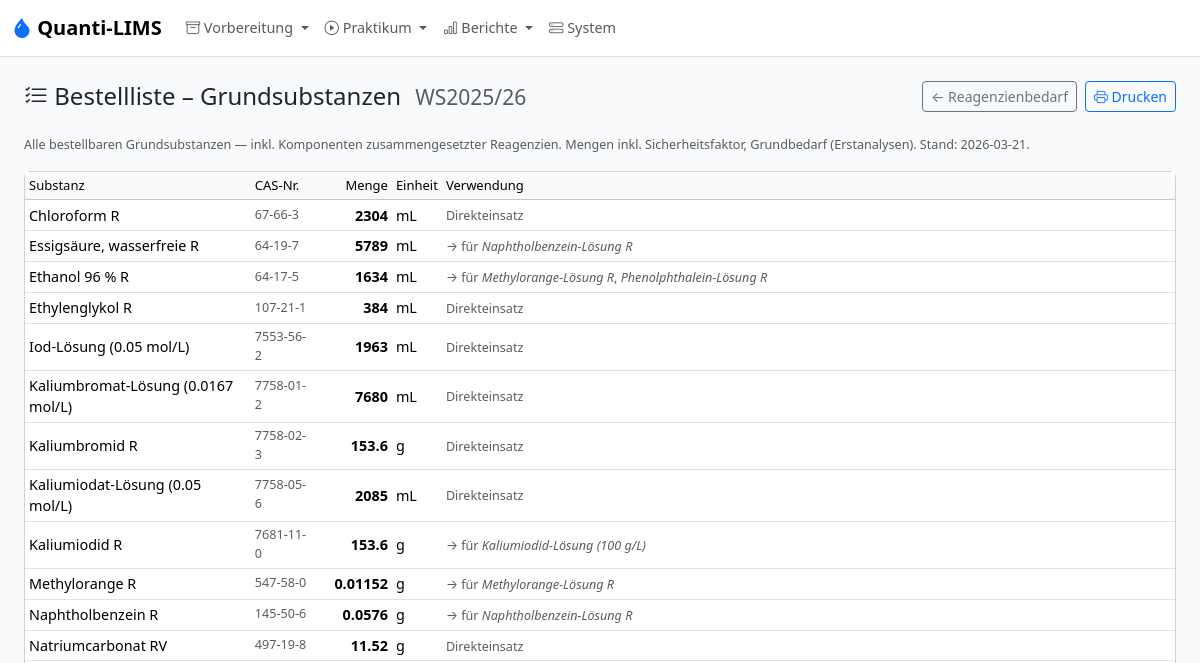
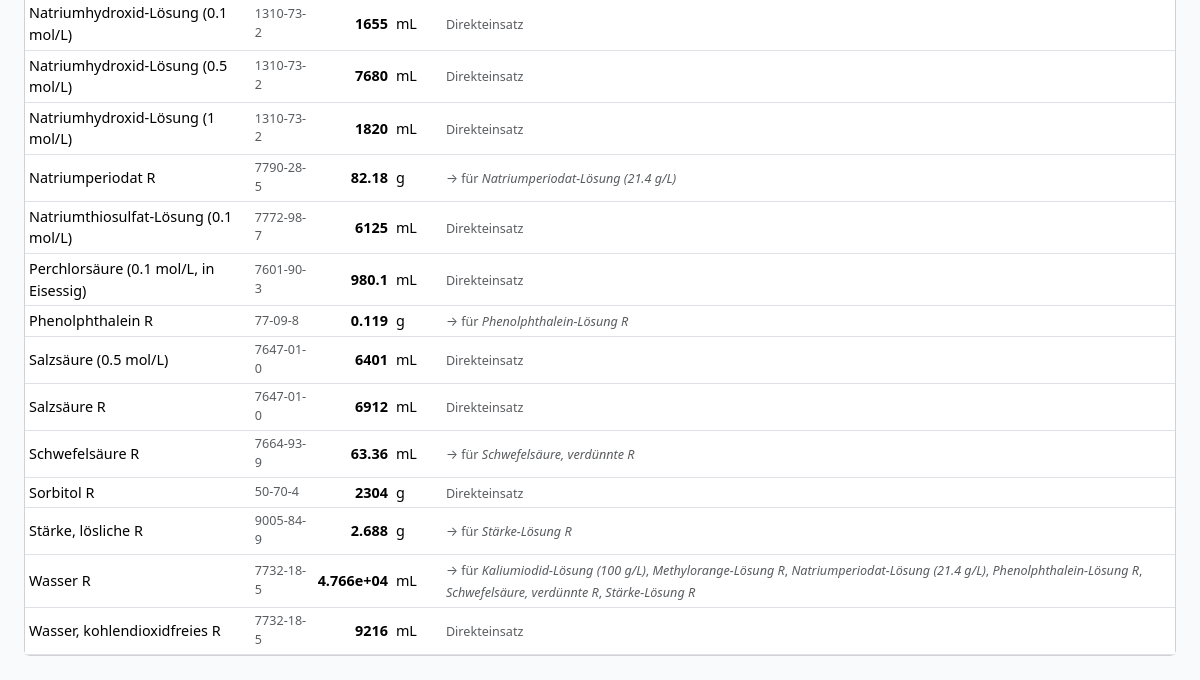
The app's page /reports/reagents/order-list, older data (2 pictures, top to bottom).
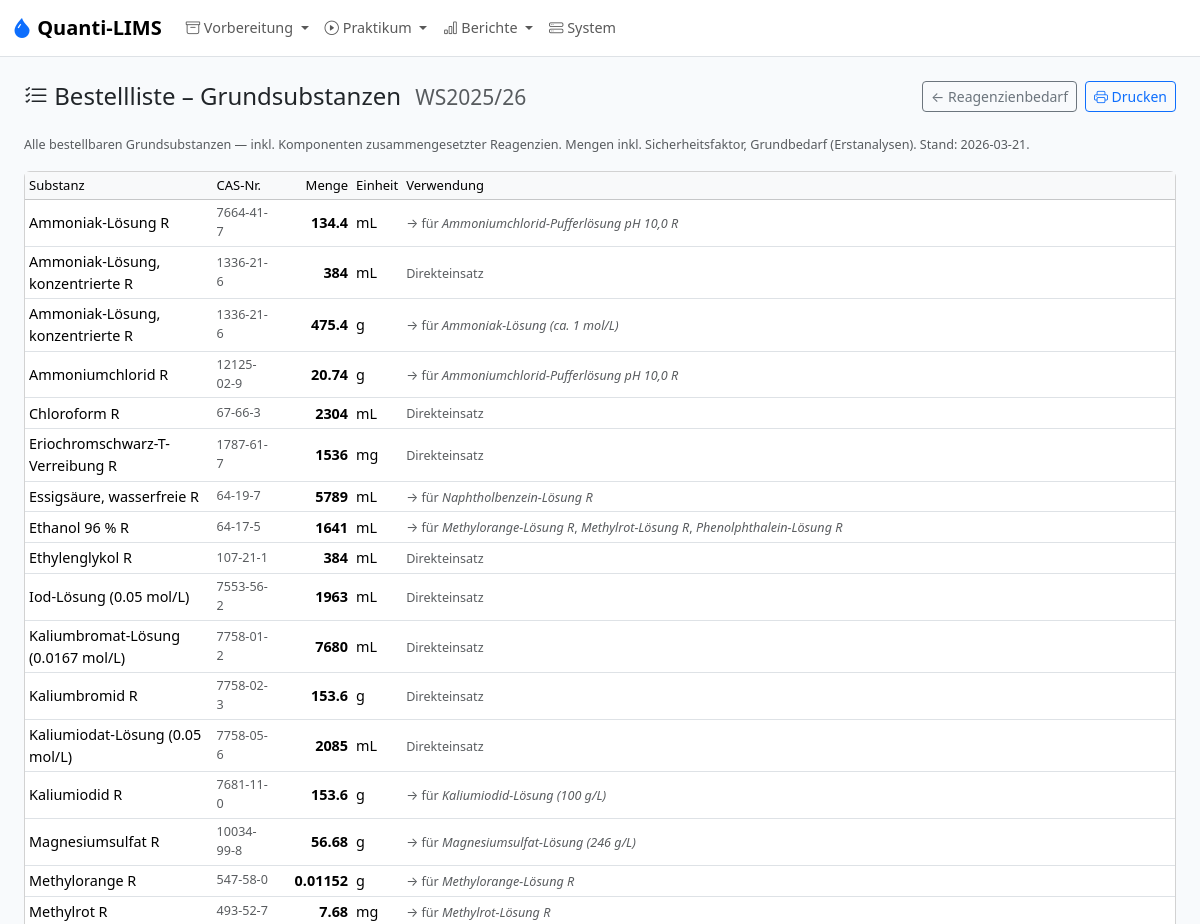
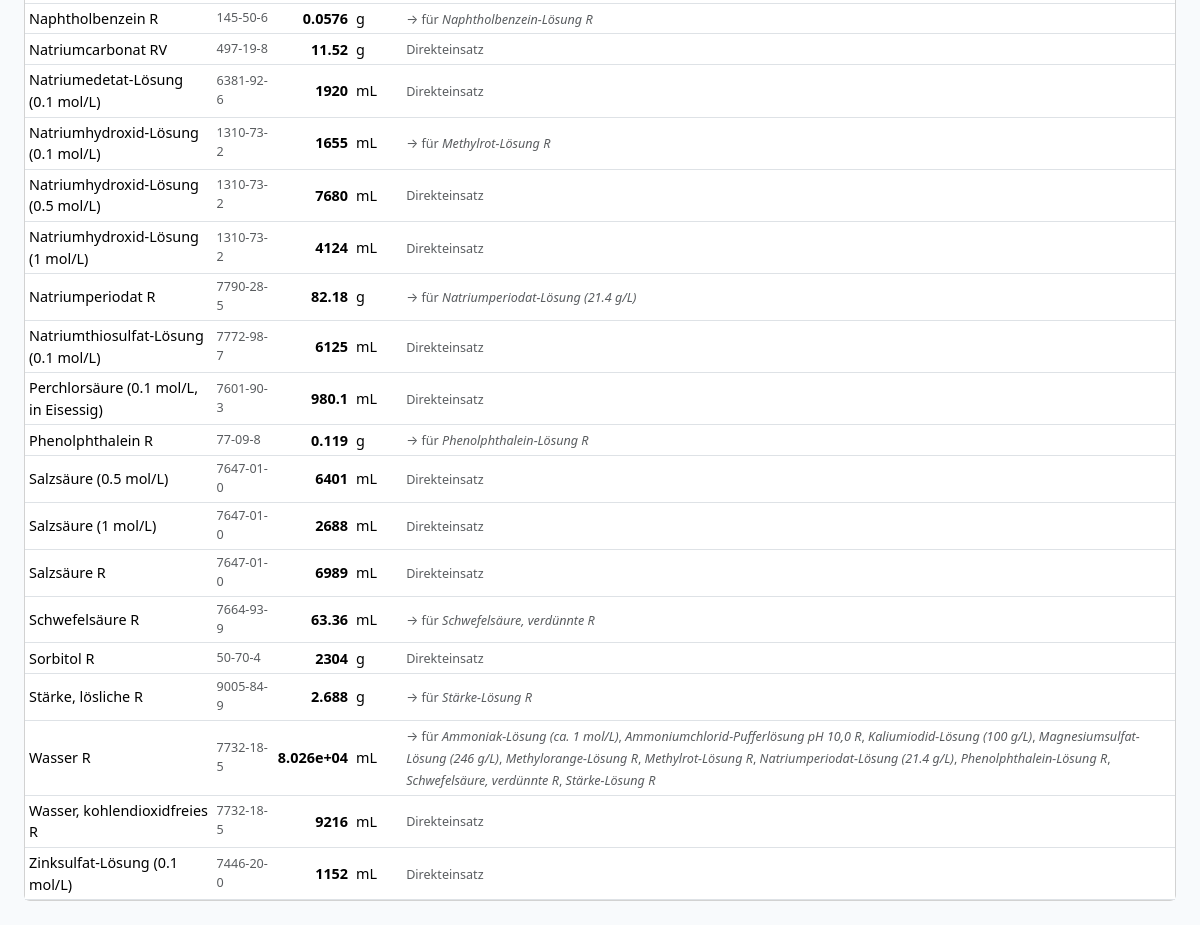
The same page, newer data (2 pictures, top to bottom).
### models.py (models this page shows)
class Reagent(db.Model):
    __tablename__ = "reagent"
    id = db.Column(db.Integer, primary_key=True)
    name = db.Column(db.String(200), unique=True, nullable=False)
    abbreviation = db.Column(db.String(50))
    is_composite = db.Column(db.Boolean, nullable=False, default=False)
    is_primary_standard = db.Column(db.Boolean, nullable=False, default=False)
    formula = db.Column(db.String(100))
    molar_mass_gmol = db.Column(db.Float)
    e_ab_g = db.Column(db.Float)
    base_unit = db.Column(UNIT_ENUM, nullable=False, default="mL")
    cas_number = db.Column(db.String(30))
    density_g_ml = db.Column(db.Float)
    hazard_symbols = db.Column(db.String(100))
    storage_info = db.Column(db.String(200))
    notes = db.Column(db.Text)
    position = db.Column(db.Integer, nullable=False, default=0)
    components = db.relationship(
        "ReagentComponent",
        foreign_keys="ReagentComponent.parent_reagent_id",
        back_populates="parent",
    )
    method_usages = db.relationship("MethodReagent", back_populates="reagent")
    primary_standard_methods = db.relationship("Method", back_populates="primary_standard")

### app.py (the view)
    @app.route("/reports/reagents/order-list")
    def reports_order_list():
        sem = active_semester()
        if not sem:
            return render_template("reports/order_list.html", semester=None, items=[], generated=None)
        from collections import defaultdict
        from datetime import date as _date
        aggregated: dict[tuple, dict] = defaultdict(lambda: {"name": "", "cas": "", "total": 0.0, "unit": "", "for_reagents": set()})
        batches = SampleBatch.query.filter_by(semester_id=sem.id).all()
        for batch in batches:
            analysis = batch.analysis
            method = analysis.method
            if not method:
                continue
            k = analysis.k_determinations or 1
            b = method.b_blind_determinations if method.blind_required else 0
            n = sum(1 for s in batch.samples if not s.is_buffer)
            safety = getattr(batch, "safety_factor", 1.2) or 1.2
            for mr in method.reagent_usages:
                total_amount = n * (k * mr.amount_per_determination + b * mr.amount_per_blind) * safety
                reagent = mr.reagent
                if not reagent:
                    continue
                if not reagent.is_composite:
                    unit_label = canonical_unit_label(mr.amount_unit)
                    entry = aggregated[(reagent.id, unit_label)]
                    entry["name"] = reagent.name
                    entry["cas"] = reagent.cas_number or "–"
                    entry["total"] += total_amount
                    entry["unit"] = unit_label
                    entry["for_reagents"].add(None)  # used directly
                else:
                    for comp in reagent.components:
                        if not comp.child or not comp.per_parent_volume_ml or comp.per_parent_volume_ml <= 0:
                            continue
                        comp_total = total_amount / comp.per_parent_volume_ml * comp.quantity
                        unit_label = canonical_unit_label(comp.quantity_unit)
                        entry = aggregated[(comp.child_reagent_id, unit_label)]
                        entry["name"] = comp.child.name
                        entry["cas"] = comp.child.cas_number or "–"
                        entry["total"] += comp_total
                        entry["unit"] = unit_label
                        entry["for_reagents"].add(reagent.name)
        items = []
        for _key, data in aggregated.items():
            items.append({
                "name": data["name"],
                "cas": data["cas"],
                "total": data["total"],
                "unit": data["unit"],
                "for_reagents": sorted(r for r in data["for_reagents"] if r),
            })
        items.sort(key=lambda x: x["name"])
        return render_template("reports/order_list.html", semester=sem, items=items,
                               generated=_date.today().isoformat())

### models.py (called while the page is built)
def normalize_unit(unit: str | None) -> str | None:
    if unit is None:
        return None
    compact = unit.strip()
    if not compact:
        return None
    return UNIT_CANONICAL_MAP.get(compact.lower(), compact if compact in UNIT_CODES else None)

def canonical_unit_label(unit: str | None) -> str:
    normalized = normalize_unit(unit)
    if normalized is None:
        return unit or ""
    return UNIT_LABELS.get(normalized, normalized)

### templates/reports/order_list.html (shortened to what this page needs)
{% extends "base.html" %}
{% block content %}
<div class="d-flex justify-content-between align-items-center mb-4">
  <h4 class="mb-0"><i class="bi bi-list-check"></i> Bestellliste – Grundsubstanzen
    {% if semester %}<span class="text-muted small ms-2">{{ semester.code }}</span>{% endif %}
  </h4>
  <div class="d-flex gap-2">
    <a class="btn btn-outline-secondary btn-sm" href="{{ url_for('reports_reagents') }}">← Reagenzienbedarf</a>
    <button class="btn btn-outline-primary btn-sm" onclick="window.print()"><i class="bi bi-printer"></i> Drucken</button>
  </div>
</div>
{% if not semester %}
<div class="alert alert-warning">Kein aktives Semester.</div>
{% elif not items %}
<div class="alert alert-info">Keine Reagenzien-Daten vorhanden.</div>
{% else %}
<p class="text-body-secondary small mb-3">
  Alle bestellbaren Grundsubstanzen — inkl. Komponenten zusammengesetzter Reagenzien.
  Mengen inkl. Sicherheitsfaktor, Grundbedarf (Erstanalysen). Stand: {{ generated }}.
</p>
<div class="card">
<div class="table-responsive">
<table class="table table-sm table-hover mb-0 align-middle" id="order-table">
<thead class="table-light">
<tr><th>Substanz</th><th>CAS-Nr.</th><th class="text-end">Menge</th><th>Einheit</th><th>Verwendung</th></tr>
</thead>
<tbody>
{% for item in items %}
<tr>
  <td>{{ item.name }}</td>
  <td class="text-muted small">{{ item.cas }}</td>
  <td class="text-end"><strong>{{ "%.4g"|format(item.total) }}</strong></td>
  <td>{{ item.unit }}</td>
  <td>
    {% if item.for_reagents %}
      <span class="text-muted small">→ für {% for r in item.for_reagents %}<em>{{ r }}</em>{% if not loop.last %}, {% endif %}{% endfor %}</span>
    {% else %}
      <span class="text-muted small">Direkteinsatz</span>
    {% endif %}
  </td>
</tr>
{% endfor %}
</tbody>
</table>
</div>
</div>
{% endif %}
{% endblock %}

Row changes from the older to the newer data that the page shows:
added Reagent: name "Ammoniak-Lösung R", cas "7664-41-7", total "134.4", unit "mL", shown under "Bestellliste – Grundsubstanzen WS2025/26"
added Reagent: name "Ammoniumchlorid-Pufferlösung pH 10,0 R"
added Reagent: name "Ammoniak-Lösung, konzentrierte R", cas "1336-21-6", total "384", unit "mL", shows "Direkteinsatz", total "475.4", unit "g", shown under "Bestellliste – Grundsubstanzen WS2025/26"
added Reagent: name "Ammoniak-Lösung (ca. 1 mol/L)"
added Reagent: name "Ammoniumchlorid R", cas "12125-02-9", total "20.74", unit "g", shown under "Bestellliste – Grundsubstanzen WS2025/26"
added Reagent: name "Eriochromschwarz-T-Verreibung R", cas "1787-61-7", total "1536", unit "mg", shows "Direkteinsatz", shown under "Bestellliste – Grundsubstanzen WS2025/26"
changed Reagent "Ethanol 96 % R": total "1634" → "1641"
added Reagent: name "Methylrot-Lösung R"
added Reagent: name "Magnesiumsulfat R", cas "10034-99-8", total "56.68", unit "g", shown under "Bestellliste – Grundsubstanzen WS2025/26"
added Reagent: name "Magnesiumsulfat-Lösung (246 g/L)"
added Reagent: name "Methylrot R", cas "493-52-7", total "7.68", unit "mg", shown under "Bestellliste – Grundsubstanzen WS2025/26"
added Reagent: name "Natriumedetat-Lösung (0.1 mol/L)", cas "6381-92-6", total "1920", unit "mL", shows "Direkteinsatz", shown under "Bestellliste – Grundsubstanzen WS2025/26"
changed Reagent "Natriumhydroxid-Lösung (0.1 mol/L)": text "Direkteinsatz" → "→ für"
changed Reagent "Natriumhydroxid-Lösung (1 mol/L)": total "1820" → "4124"
added Reagent: name "Salzsäure (1 mol/L)", cas "7647-01-0", total "2688", unit "mL", shows "Direkteinsatz", shown under "Bestellliste – Grundsubstanzen WS2025/26"
changed Reagent "Salzsäure R": total "6912" → "6989"
changed Reagent "Wasser R": total "4.766e+04" → "8.026e+04"
added Reagent: name "Zinksulfat-Lösung (0.1 mol/L)", cas "7446-20-0", total "1152", unit "mL", shows "Direkteinsatz", shown under "Bestellliste – Grundsubstanzen WS2025/26"
